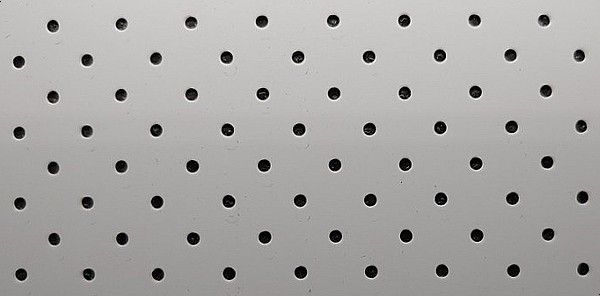
%> input picture Lab03/Test_cir03.jpg, 600 x 296 px, given in place of 11111111.jpg, which was not available
$ octave perspective2.m   (GNU Octave 9; MATLAB toolbox functions it lacks are replaced by stand-ins)
%> lines starting %> are read from the running program, lines starting %| are printed output that depends on the picture; in (x1, y1, x2, y2) boxes, pixels count from 0 and x2, y2 are one past the last pixel; in counts of white or black regions, pixels touching at a corner belong together; the program's own positions count from 1; pictures that were not available may be replaced by others from this repository, and a replacement may not be noted
% 원본 이미지 로드
originalImage = imread('11111111.jpg');
%> originalImage is the input picture: size 296x600x3 uint8; mean R, G, B 168.8, 167.6, 165.7
originalImage = imrotate(originalImage, -90);
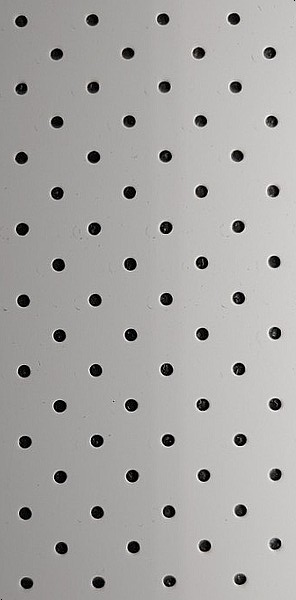
%> originalImage: size 600x296x3 uint8; mean R, G, B 168.8, 167.6, 165.7; mean of the top-left, top-right, bottom-left and bottom-right quarters 153, 182.2, 152.1, 182.1
figure(1); imshow(originalImage);

% 변환 전 피사체의 네 꼭지점 좌표 설정
originalPoints = [1, 1; 3024, 1; 3024, 4032; 1, 4032];

% 변환 후 피사체의 네 꼭지점 좌표 설정 (수평한 이미지로 변환하기 위한 좌표)
transformedPoints = [1000, 3000; 3000, 3000; 2150, 4000; 1650, 4000];

% 호모그래피 계산
H = fitgeotrans(originalPoints, transformedPoints, 'projective');

% 이미지 변환
outputImage = imwarp(originalImage, H);
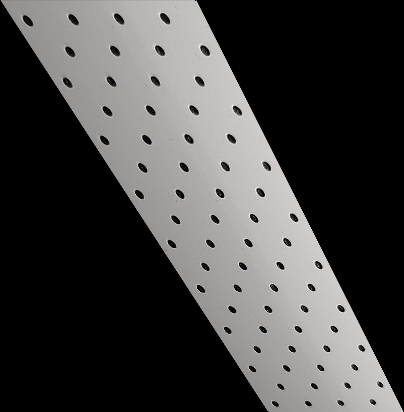
%> outputImage: size 412x404x3 uint8; mean R, G, B 69.2, 68.7, 67.9

% 변환된 이미지 출력
figure(2); imshow(outputImage);

% 변환 전 피사체의 네 꼭지점 좌표를 원본 이미지에 표시
figure(1); hold on;
plot(originalPoints(:, 1), originalPoints(:, 2), '+r', 'MarkerSize', 10);
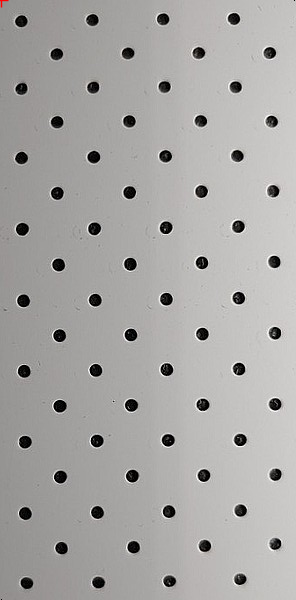
%> figure redrawn from the program's plot data
hold off;

img = outputImage;

img = rgb2hsv(img);
%> img: size 412x404x3 double; mean H, S, V 0.0456, 0.0106, 0.271
img = rgb2gray(img);
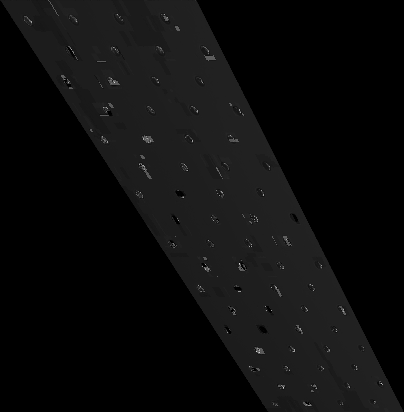
%> img: size 412x404 double; min 0, max 0.862, mean 0.0508
figure(3); imshow(img);

% Edge detection using Sobel & Canny filter
edge_img = edge(img, 'sobel');
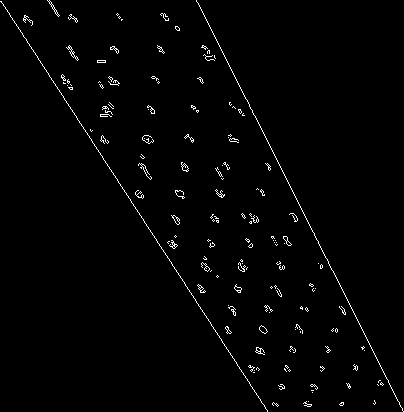
%> edge_img: size 412x404 logical; 1.5% white in thin lines or dots
edge_img = edge(edge_img, 'canny');
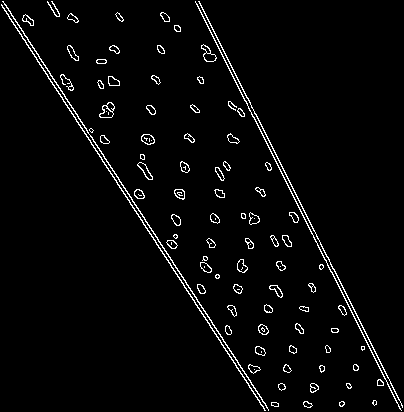
%> edge_img: size 412x404 logical; 3.1% white in thin lines or dots


figure(4); imshow(edge_img);

% edge_img = imfill(edge_img, 'holes');
% figure(60); imshow(edge_img);


% Binary filtering
imgB = edge_img;
se = strel('disk', 1);
imgB = imdilate(imgB, se);
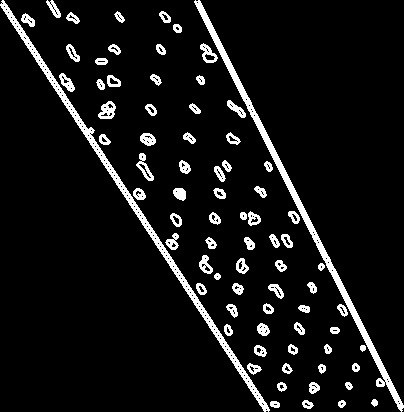
%> imgB: size 412x404 logical; 7.5% white; 77 white regions, largest, box (x1, y1, x2, y2) and area: (0, 0, 270, 412) 3011, (194, 0, 404, 412) 2904, (98, 101, 116, 119) 197
figure(5); imshow(imgB);
